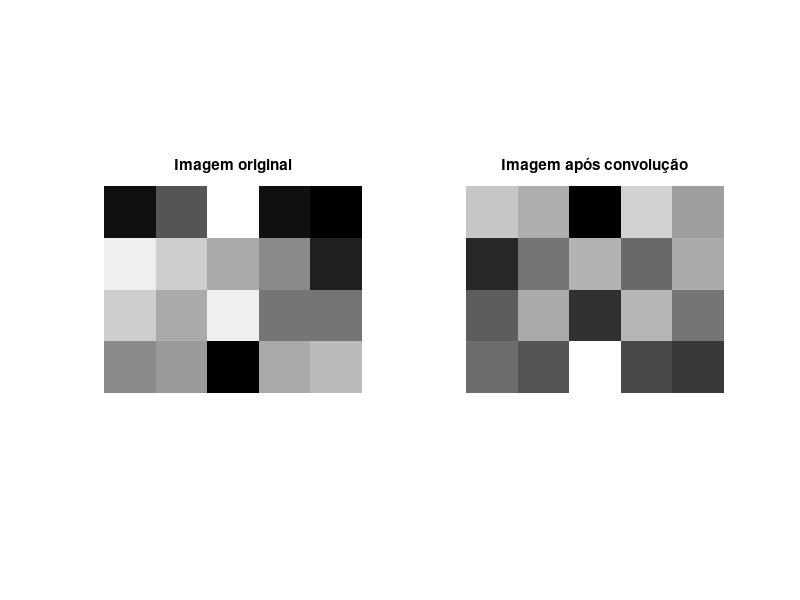

Write MATLAB code to recreate this figure.
# codigo baseado na nota explicativa "Filtragem compacta"
# para calcular a convolucao de uma imagem  representada pela funcao f(x,y) 
# com um operador de transformacao T, de dimensoes A x A, A ımpar e A > 1.

close all;
clc;
clear all;

f = [
    [1, 5, 15, 1, 0],
    [14, 12, 10, 8, 2],
    [12, 10, 14, 7, 7],
    [8, 9, 0, 10, 11]
];
[M_f, N_f] = size(f);

# a contruibuicao de valores 0 eh nula
# filtro vizinhaca-4
T = [
    [0, 1, 0],
    [1, -4, 1],
    [0, 1, 0]
];
A = size(T)(1);
c = (A-1)/2;
k = A - c;
border_width = c;

f_with_border = zeros(M_f+border_width*2, N_f+border_width*2);
f_with_border(border_width+1: M_f+border_width, border_width+1: N_f+border_width) = f(:,:);

f_out = zeros(size(f));

progress_bar = waitbar(0, "Convoculção", "name", "Operação em execução");
progress = 0;
step = 1/(M_f * N_f * A^2);

tic()
for(y=border_width+1: 1:  M_f+border_width)
  for(x=border_width+1: 1: N_f+border_width)
    accumulator = 0;
    for(t=-c: 1: c)
      for(s=-c: 1: c)
        accumulator += f_with_border(y+t, x+s) * T(k-t, k-s);
        progress += step;
        waitbar(single(progress), progress_bar);
      endfor
    endfor
    f_out(y-border_width, x-border_width) = accumulator;
  endfor
endfor
printf("A operação de convolução foi processada em %.4f segundos", toc());

close(progress_bar);
imwrite(f_out, "./convolucao.png")
subplot(1, 2, 1);
imshow(f, []);
title("Imagem original");
subplot(1, 2, 2);
imshow(f_out, []);
title("Imagem após convolução");
